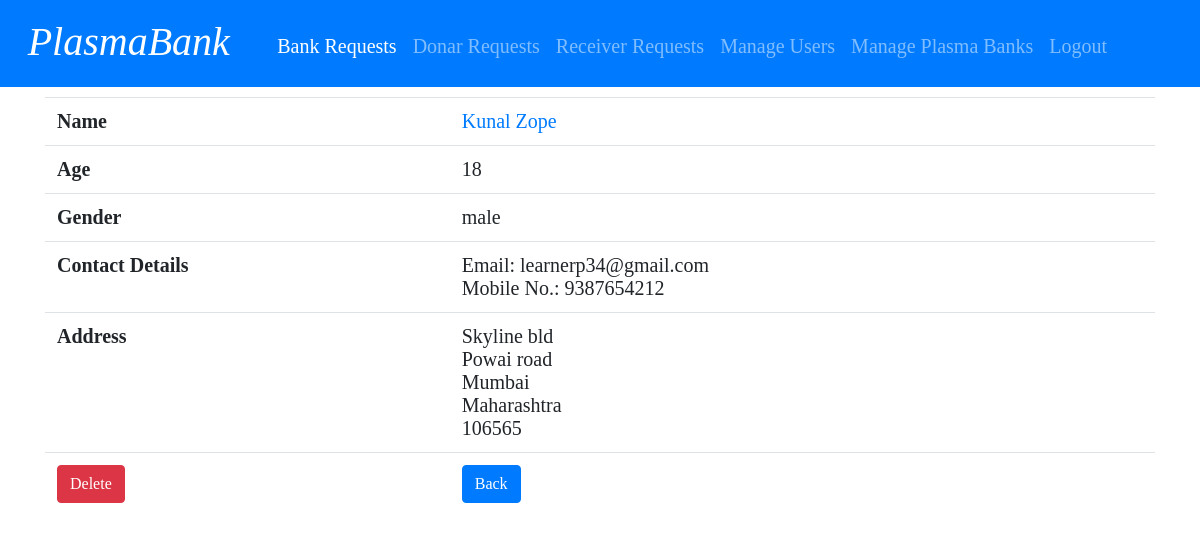
Page /admin/user_page.php?token=8287f15b53c6cbab93000ea43275953d34165710 on the committed database.
### tables this page shows
CREATE TABLE `individual_user` (
  `Userid` int(50) NOT NULL,
  `fname` varchar(50) NOT NULL,
  `lname` varchar(50) NOT NULL,
  `age` int(10) NOT NULL,
  `gender` varchar(50) NOT NULL,
  `email` varchar(50) NOT NULL,
  `phone` varchar(50) NOT NULL,
  `password` varchar(255) NOT NULL,
  `addressline1` varchar(255) NOT NULL,
  `addressline2` varchar(255) NOT NULL,
  `city` varchar(50) NOT NULL,
  `state` varchar(50) NOT NULL,
  `pincode` int(50) NOT NULL,
  `checkedtoken` varchar(255) NOT NULL,
  `initialtoken` varchar(255) NOT NULL
);

### admin/user_page.php (the view, shortened to what this page needs)
<html>
    <head>
        <link rel="stylesheet" type="text/css" href="stylesheet.css">
        <link rel="stylesheet" type="text/css" href="stylesheet.css">
        <link rel="stylesheet" type="text/css" href="stylesheet.css">
        <link rel="stylesheet" href="https://stackpath.bootstrapcdn.com/bootstrap/4.5.0/css/bootstrap.min.css">
    </head>
    <body>
    <nav class="navbar navbar-expand-lg navbar-dark bg-primary">
            <div class="navbar-brand"><h1><I>PlasmaBank</I></h1></div>
            <div class="collapse navbar-collapse" id="navbarColor01">
              <ul class="navbar-nav mr-auto">
              <li class="nav-item">
                  <a class="nav-link active"  href="plasma_bank_request.php">Bank Requests</a>
                </li>
                <li class="nav-item">
                  <a class="nav-link"  href="donar_request.php">Donar Requests</a>
                </li>
                <li class="nav-item">
                  <a class="nav-link"  href="receiver_request.php">Receiver Requests</a>
                </li>
                <li class="nav-item">
                  <a class="nav-link"  href="search_users.php">Manage Users</a>
                </li>
                <li class="nav-item">
                  <a class="nav-link"  href="search_plasmabank.php">Manage Plasma Banks</a>
                </li>
                <li class="nav-item">
                  <a class="nav-link" href="handler_admin.php?req=logout">Logout</a>
                </li>
              </ul>
            </div>
          </nav>
            <?php
                    $db=new database();
                    $conn=$db->connect();
                    $token=$_GET['token'];
                    $sql="SELECT * FROM individual_user where initialtoken='$token';";
                    $result=mysqli_query($conn,$sql);
                    if($result==true)
                    {
                        $row=mysqli_fetch_assoc($result);
                        echo "<div class='container' id='i2'>";
                            echo "<table id='table' class='table table-hover'>
                                <tr>
                                    <th>Name</th>
                                    <td>
                                        <a href='user_page.php?token=$row[initialtoken]'>$row[fname] $row[lname]</a>
                                    </td>
                                </tr>
                                <tr>
                                    <th>Age</th>
                                    <td>
                                        $row[age]<br>
                                    </td>
                                </tr>
                                <tr>
                                    <th>Gender</th>
                                    <td>
                                        $row[gender]<br>
                                    </td>
                                </tr>
                                <tr>
                                    <th>Contact Details</th>
                                    <td>
                                        Email: $row[email]<br>
                                        Mobile No.: $row[phone]
                                    </td>
                                </tr>
                                <tr>
                                <th>Address</th>
                                <td>
                                    $row[addressline1]<br>
                                    $row[addressline2]<br>
                                    $row[city]<br>
                                    $row[state]<br>
                                    $row[pincode]<br></td>
                                </td>
                            </tr>
                            <tr>
                                <td><a href='handler_admin.php?req=delete_user&token=$row[initialtoken]'><input type='button' class='btn btn-danger' value='Delete'></a></td>
                                <td><a href='search_users.php'><input type='button' class='btn btn-primary' value='Back'></a></td>
                            </tr>
                            </table>";
                        echo "</div>";
                    }
                    else
                    {
                        echo "<div class='container' id='i2'><p><h1 class='text-center'>Error Occured Please try again later.</h1></p></div>";
                    }
            ?>
    </body>
</html>

### admin/stylesheet.css (style rules this page uses)
body { font-size: 20px; background-color: rgb(240,240,240); font-family: arial, sans-serif; margin: 25px; }
h1 { font-size: 50px; font-weight: normal; margin-top: 5px; }
nav > div { font-size: 20px; font-weight: normal; margin-top: 5px; padding: 0% 1% 0% 1%; display: inline-block; }

### admin/user_page.php (style rules this page uses)
body { font-family: 'Times New Roman', Times, serif; }
#table { margin-top: 10px; }
#table th { font-size: 20px; align-items: center; justify-content: center; }
#table td { font-size: 20px; align-items: center; justify-content: center; }

### rows in the picture
individual_user: fname "Kunal", lname "Zope", age "18", gender "male", email "learnerp34@gmail.com", phone "9387654212", addressline1 "Skyline bld", addressline2 "Powai road", city "Mumbai", state "Maharashtra", pincode "106565"
